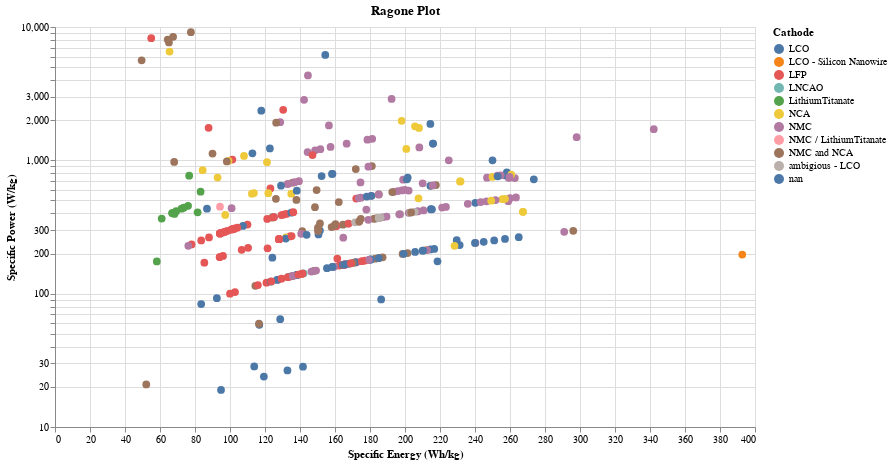

Notebook cell for this chart:
### Code cell
# Define selection for Cathode and Manufacturer
cathode_selection = alt.selection_point(fields=['Cathode'], bind='legend')
#manufacturer_selection = alt.selection_point(fields=['Manufacturer'], bind='legend')

# Create the Ragone plot using Altair
ragone_plot = alt.Chart(df).mark_circle(size=60).encode(
    x=alt.X('Specific Energy (Wh/kg)', title='Specific Energy (Wh/kg)'),
    y=alt.Y('Specific Power (W/kg)', scale=alt.Scale(type='log'), title='Specific Power (W/kg)'),
    color=alt.condition(cathode_selection, 'Cathode:N', alt.value('lightgray')),
    opacity=alt.condition(cathode_selection, alt.value(1), alt.value(0.2)),
    tooltip=['Name', 'Manufacturer', 'RatedCapacity', 'NominalVoltage','Mass','MaximumContinuousDischargeCurrent','ChargingCurrent', 'CycleLife','Cathode','References']
).properties(
    width=700,
    height=400,
    title='Ragone Plot' 
).add_params(
    cathode_selection
).interactive()

# Show the plot
ragone_plot.show()

### Figure 1 — Vega-Lite specification as saved in the notebook (floating-point values rounded to 4 significant figures; data arrays with more than 128 entries replaced by an {"elided": "..."} marker saying what was removed)
{"config": {"view": {"continuousWidth": 300, "continuousHeight": 300}}, "data": {"name": "data-53d6139793a63f8e83b4f7ba26c58133"}, "mark": {"type": "circle", "size": 60}, "encoding": {"color": {"condition": {"param": "param_33", "field": "Cathode", "type": "nominal"}, "value": "lightgray"}, "opacity": {"condition": {"param": "param_33", "value": 1}, "value": 0.2}, "tooltip": [{"field": "Name", "type": "nominal"}, {"field": "Manufacturer", "type": "nominal"}, {"field": "RatedCapacity", "type": "quantitative"}, {"field": "NominalVoltage", "type": "quantitative"}, {"field": "Mass", "type": "quantitative"}, {"field": "MaximumContinuousDischargeCurrent", "type": "quantitative"}, {"field": "ChargingCurrent", "type": "quantitative"}, {"field": "CycleLife", "type": "quantitative"}, {"field": "Cathode", "type": "nominal"}, {"field": "References", "type": "nominal"}], "x": {"field": "Specific Energy (Wh/kg)", "title": "Specific Energy (Wh/kg)", "type": "quantitative"}, "y": {"field": "Specific Power (W/kg)", "scale": {"type": "log"}, "title": "Specific Power (W/kg)", "type": "quantitative"}}, "height": 400, "params": [{"name": "param_33", "select": {"type": "point", "fields": ["Cathode"]}, "bind": "legend"}, {"name": "param_34", "select": {"type": "interval", "encodings": ["x", "y"]}, "bind": "scales"}], "title": "Ragone Plot", "width": 700, "$schema": "https://vega.github.io/schema/vega-lite/v5.17.0.json", "datasets": {"data-53d6139793a63f8e83b4f7ba26c58133": {"elided": "333 records"}}}
